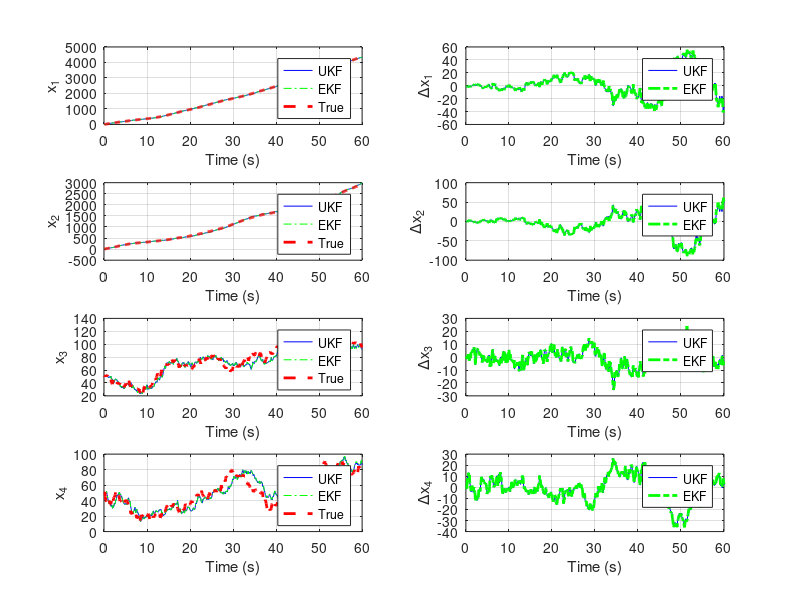

Source code (MATLAB):
clear all
%% Before filter execution
% System properties
T = 0.1; % Sampling time
N = 600; % Number of time steps for filter
N1 = 20; % Station 1 North coordinate
E1 = 0; % Station 1 East coordinate
N2 = 0; % Station 2 North coordinate
E2 = 20; % Station 2 East coordinate
% Step 1: Define UT Scaling parameters and weight vectors
L = 4; % Size of state vector
alpha = 1; % Primary scaling parameter
beta = 2; % Secondary scaling parameter (Gaussian assumption)
kappa = 0; % Tertiary scaling parameter
lambda = alpha^2*(L+kappa) - L;
wm = ones(2*L + 1,1)*1/(2*(L+lambda));
wc = wm;
wm(1) = lambda/(lambda+L);
wc(1) = lambda/(lambda+L) + 1 - alpha^2 + beta;
% Step 2: Define noise assumptions
Q = diag([0 0 4 4]);
R = diag([1 1]);
% Step 3: Initialize state and covariance
x = zeros(4, N); % Initialize size of state estimate for all k
x(:,1) = [0; 0; 50; 50]; % Set initial state estimate
P0 = eye(4,4); % Set initial error covariance
% Simulation Only: Calculate true state trajectory for comparison
% Also calculate measurement vector
w = sqrt(Q)*randn(4, N); % Generate random process noise (from assumed Q)
v = sqrt(R)*randn(2, N); % Generate random measurement noise (from assumed R)
xt = zeros(4, N); % Initialize size of true state for all k
xt(:,1) = [0; 0; 50; 50] + sqrt(P0)*randn(4,1); % Set true initial state
yt = zeros(2, N); % Initialize size of output vector for all k
for k = 2:N
 xt(:,k) = [1 0 T 0; 0 1 0 T; 0 0 1 0; 0 0 0 1]*xt(:,k-1) + w(:,k-1);
 yt(:,k) = [sqrt((xt(1,k)-N1)^2 + (xt(2,k)-E1)^2); ...
 sqrt((xt(1,k)-N2)^2 + (xt(2,k)-E2)^2)] + v(:,k);
end
%% Initialize and run EKF for comparison
xe = zeros(4,N);
xe(:,1) = x(:,1);
P = P0;
F = [1 0 T 0; 0 1 0 T; 0 0 1 0; 0 0 0 1]; % Linear prediction
for k = 2:N
 % Prediction
 x_m = F*xe(:,k-1);
 P_m = F*P*F' + Q;

 % Observation
 y_m = [sqrt((x_m(1)-N1).^2 + (x_m(2)-E1).^2); ...
 sqrt((x_m(1)-N2).^2 + (x_m(2)-E2).^2)];
 H = [(x_m(1)-N1)/sqrt((x_m(1)-N1)^2 + (x_m(2)-E1)^2), ...
 (x_m(2)-E1)/sqrt((x_m(1)-N1)^2 + (x_m(2)-E1)^2), 0, 0; ...
 (x_m(1)-N2)/sqrt((x_m(1)-N2)^2 + (x_m(2)-E2)^2), ...
 (x_m(2)-E2)/sqrt((x_m(1)-N2)^2 + (x_m(2)-E2)^2), 0, 0];

 % Measurement Update
 K = P_m*H'/(H*P_m*H' + R); % Calculate Kalman gain
 xe(:,k) = x_m + K*(yt(:,k) - y_m); % Update state estimate
 P = (eye(4)-K*H)*P_m; % Update covariance estimate
end
%% Execute Unscented Kalman Filter
P = P0; % Set first value of P to the initial P0
for k = 2:N
 % Step 1: Generate the sigma-points
 sP = chol(P,'lower'); % Calculate square root of error covariance
 % chi_p = "chi previous" = chi(k-1)
 chi_p = [x(:,k-1), x(:,k-1)*ones(1,L)+sqrt(L+lambda)*sP, ...
 x(:,k-1)*ones(1,L)-sqrt(L+lambda)*sP];

 % Step 2: Prediction Transformation
 % Propagate each sigma-point through prediction
 % chi_m = "chi minus" = chi(k|k-1)
 chi_m = [1 0 T 0; 0 1 0 T; 0 0 1 0; 0 0 0 1]*chi_p;
 x_m = chi_m*wm; % Calculate mean of predicted state
 % Calculate covariance of predicted state
 P_m = Q;
 for i = 1:2*L+1
 P_m = P_m + wc(i)*(chi_m(:,i) - x_m)*(chi_m(:,i) - x_m)';
 end

 % Step 3: Observation Transformation
 % Propagate each sigma-point through observation
 psi_m = [sqrt((chi_m(1,:)-N1).^2 + (chi_m(2,:)-E1).^2); ...
 sqrt((chi_m(1,:)-N2).^2 + (chi_m(2,:)-E2).^2)];
 y_m = psi_m*wm; % Calculate mean of predicted output
 % Calculate covariance of predicted output
 % and cross-covariance between state and output
 Pyy = R;
 Pxy = zeros(L,2);
 for i = 1:2*L+1
 Pyy = Pyy + wc(i)*(psi_m(:,i) - y_m)*(psi_m(:,i) - y_m)';
 Pxy = Pxy + wc(i)*(chi_m(:,i) - x_m)*(psi_m(:,i) - y_m)';
 end

 % Step 4: Measurement Update
 K = Pxy/Pyy; % Calculate Kalman gain
 x(:,k) = x_m + K*(yt(:,k) - y_m); % Update state estimate
 P = P_m - K*Pyy*K'; % Update covariance estimate
end
%% Display results
figure(1);
t = T*(1:N);
for i = 1:4
 subplot(4,2,2*i-1); plot(t,x(i,:),'b-', t,xe(i,:),'g-.', t,xt(i,:),'r--', 'LineWidth', 2);
 xlabel('Time (s)'); ylabel(['x_',num2str(i)]); grid on; legend('UKF','EKF','True');
 subplot(4,2,2*i); plot(t,x(i,:)-xt(i,:),'b-', t,xe(i,:)-xt(i,:),'g-.', 'LineWidth', 2);
 xlabel('Time (s)'); ylabel(['\Deltax_',num2str(i)]); grid on; legend('UKF','EKF');
end